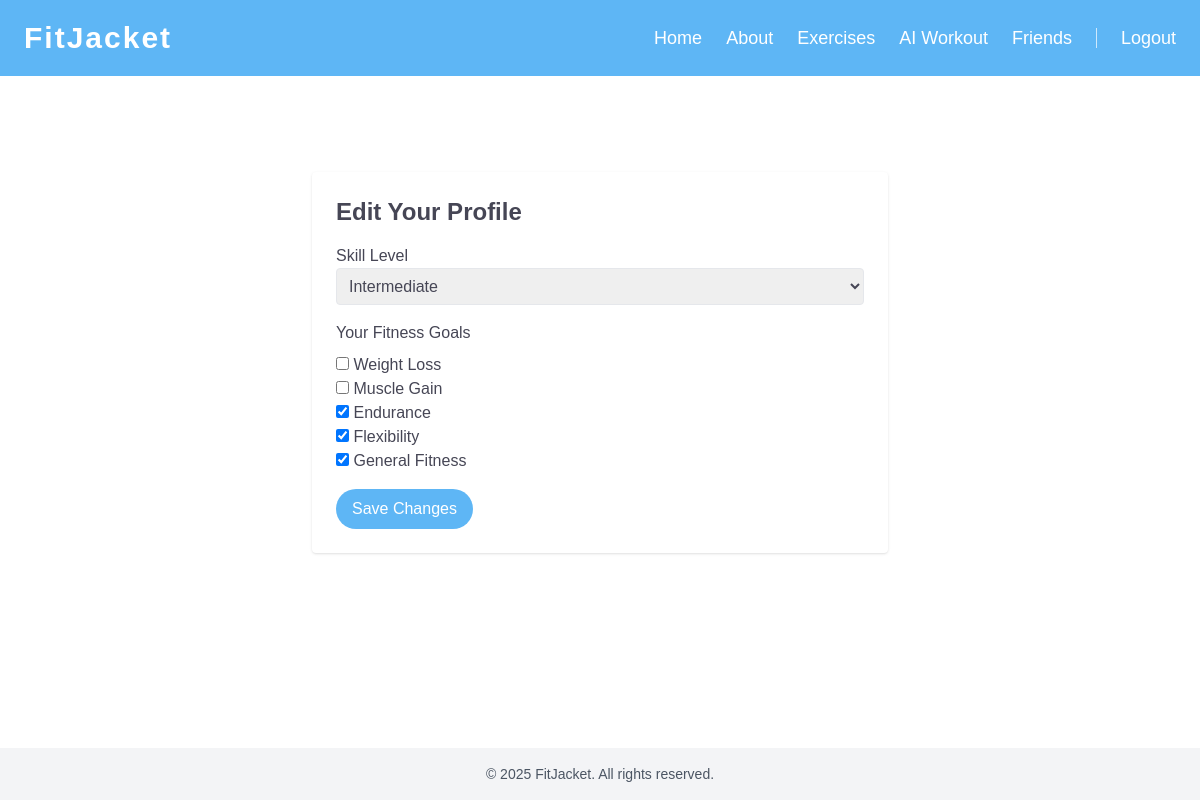
The page /edit/ (signed in) on the database as committed earlier.
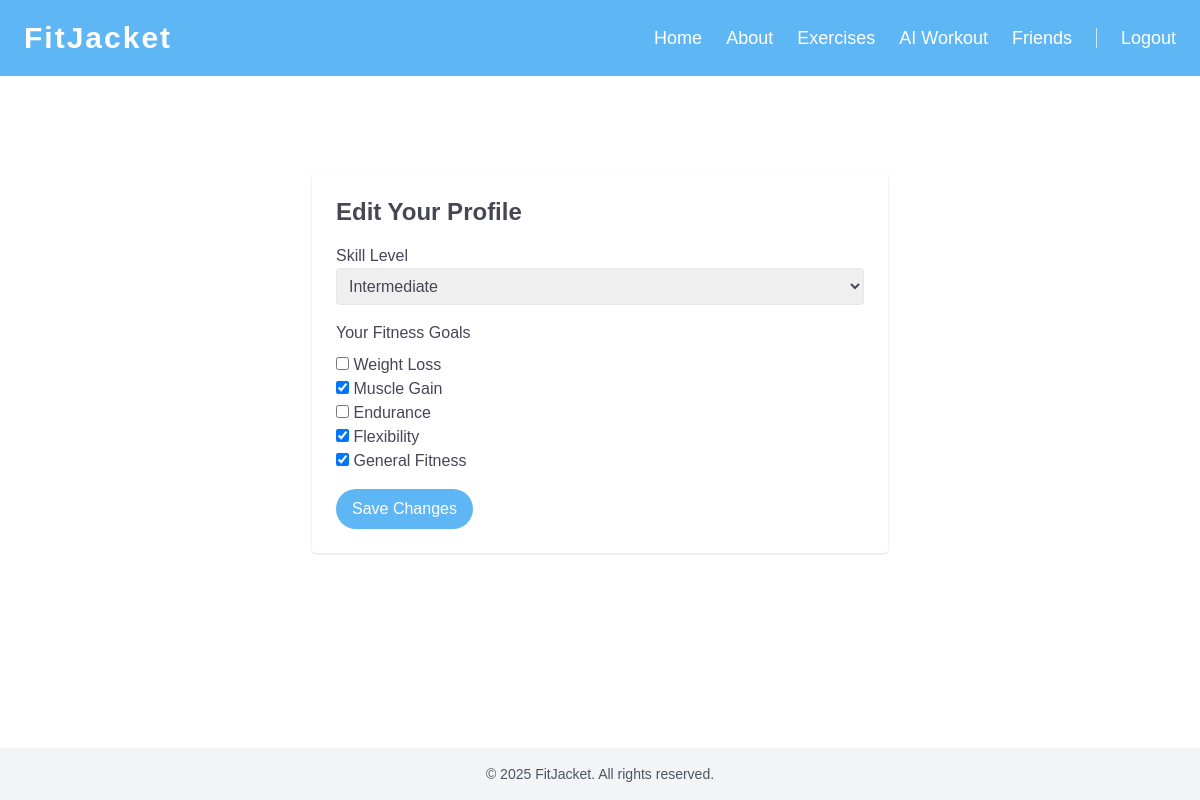
The same page on the database as committed later.
### fitjacket/models.py (models this page shows, shortened)
class UserProfile(models.Model):
    user = models.OneToOneField(User, on_delete=models.CASCADE)
    skill_level = models.CharField(max_length=20)
    goals = models.JSONField()  # Stores goals as a list (e.g. ["weight_loss", "endurance"])

### fitjacket/views.py (the view)
# urls.py: path('edit/', views.edit_profile, name='edit_profile'),
@login_required
def edit_profile(request):
    profile = request.user.userprofile
    if request.method == 'POST':
        p_form = ProfileUpdateForm(request.POST, instance=profile)
        if p_form.is_valid():
            p_form.save()
            return redirect('index')  # or wherever you want to go after saving
    else:
        p_form = ProfileUpdateForm(instance=profile)
    return render(request, 'auth/edit_profile.html', {
        'p_form': p_form,
    })

### fitjacket/forms.py
class ProfileUpdateForm(forms.ModelForm):
    skill_level = forms.ChoiceField(choices=SKILL_LEVEL_CHOICES)
    goals = forms.MultipleChoiceField(
        choices=GOAL_CHOICES,
        widget=forms.CheckboxSelectMultiple)
    class Meta:
        model = UserProfile
        fields = ['skill_level', 'goals']

### fitjacket/templates/auth/edit_profile.html (shortened to what this page needs)
{% extends "base.html" %}
{% load widget_tweaks %}
{% block content %}
<div class="max-w-xl mx-auto bg-white p-6 mt-10 rounded shadow">
  <h2 class="text-2xl font-bold mb-4">Edit Your Profile</h2>
  <form method="POST">
   <div class="mb-4">
    <label class="block font-medium">Skill Level</label>
    {{ p_form.skill_level|add_class:"w-full p-2 border rounded" }}
  </div>
  <div class="mb-4">
    <label class="block font-medium mb-2">Your Fitness Goals</label>
    {{ p_form.goals }}
  </div>
    <button class="bg-blue-600 text-white px-4 py-2 rounded hover:bg-blue-700">Save Changes</button>
  </form>
</div>
{% endblock %}

### fitjacket/templates/base.html (shortened to what this page needs)
{% load static %}
<!DOCTYPE html>
<html lang="en">
<head>
  <script src="https://cdn.tailwindcss.com"></script>
  <link href="{% static 'css/style.css' %}" rel="stylesheet">
</head>
<body class="bg-white-50 text-gray-400 min-h-screen flex flex-col">
  <header class="bg-blue-600 p-6 text-white flex justify-between items-center">
      <a href="{% url 'index' %}"><h1 class="text-xl font-bold">FitJacket</h1></a>
    <nav class="space-x-4">
        <div class="flex items-center space-x-6">
    <a href="{% url 'index' %}" class="nav-link">Home</a>
    <a href="{% url 'about' %}" class="nav-link">About</a>
    <a href="{% url 'exercise-list' %}" class="nav-link">Exercises</a>
    {% if user.is_authenticated %}
        <a href="{% url 'aiworkout' %}" class="nav-link">AI Workout</a>
        <a href="{% url 'friends' %}" class="nav-link">Friends</a>
    {% endif %}
      {% if user.is_authenticated %}
      <a href="{% url 'logout' %}" class="nav-link">Logout</a>
    {% else %}
      <a href="{% url 'login' %}" class="nav-link">Login</a>
      <a href="{% url 'register' %}" class="nav-link">Register</a>
    {% endif %}
    </div>
    </nav>
  </header>
  <main class="p-8 flex-grow">
  <div class="max-w-7xl text-gray-400 mx-auto px-4 sm:px-6 lg:px-8 py-6">
    {% block content %}{% endblock %}
  </div>
  </main>
  <footer class="bg-gray-100 p-4 text-center text-sm text-gray-600">
    &copy; 2025 FitJacket. All rights reserved.
  </footer>
</body>
</html>

### fitjacket/static/css/style.css (style rules this page uses)
h1.text-xl { font-family: 'Coolvetica', sans-serif !important; font-size: 30px !important; letter-spacing: 2px !important; }
.bg-blue-600 { background-color: #5EB6F5 !important; }
button.bg-blue-600, a.bg-blue-600, button.bg-blue-50, a.bg-blue-50 { padding: 0.5rem 1rem; border-radius: 9999px; border: none; }
.text-gray-400 { color: #464655 !important; font-family: 'Tilson', sans-serif !important; }
.nav-link { color: white; font-size: 18px; }

Rows that differ between the two databases and show on the page:
changed UserProfile "Intermediate": goals "☐ ☐ ☑ ☑ ☑" → "☐ ☑ ☐ ☑ ☑"
